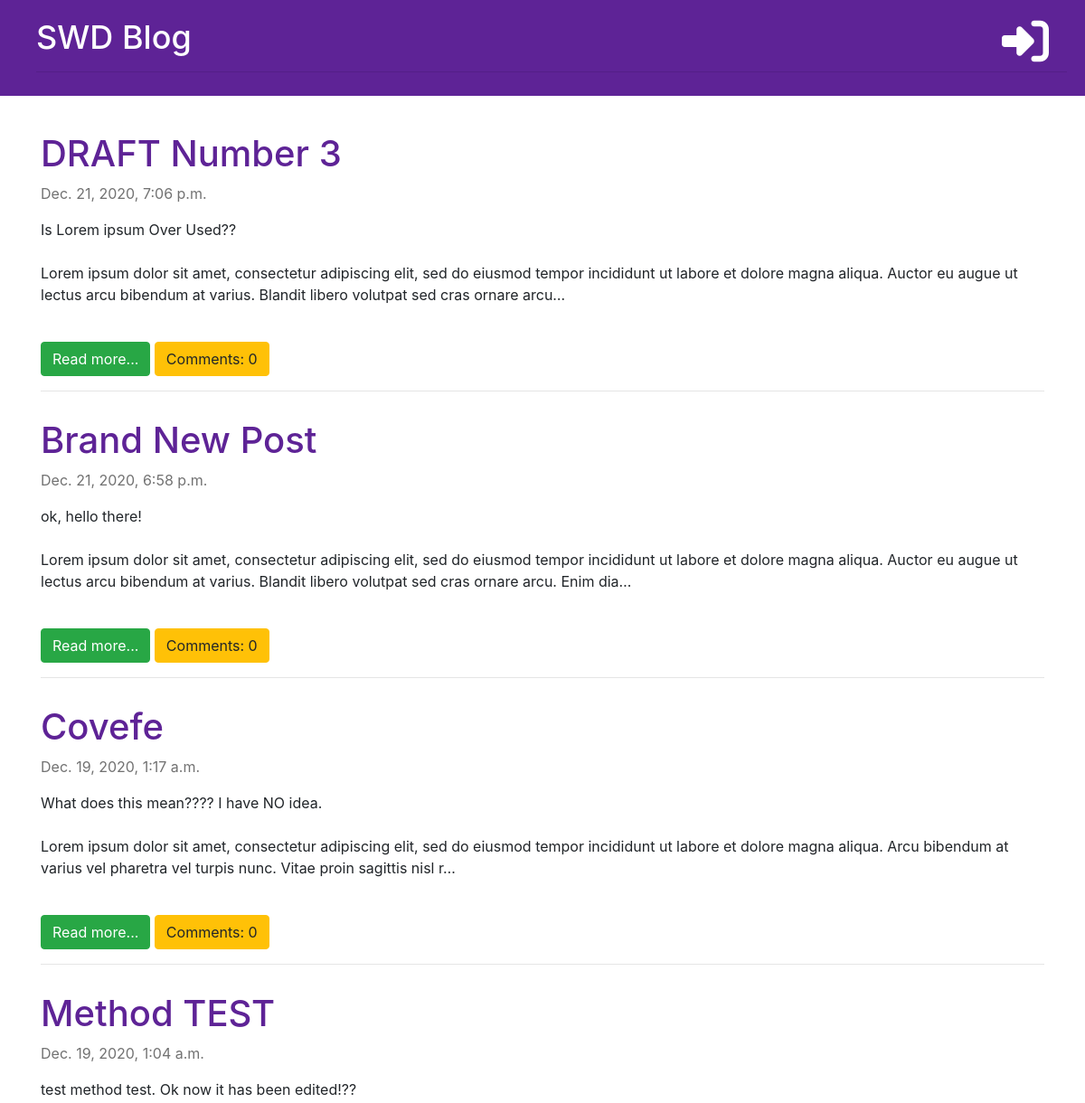
The app's page / (upper part), older data.
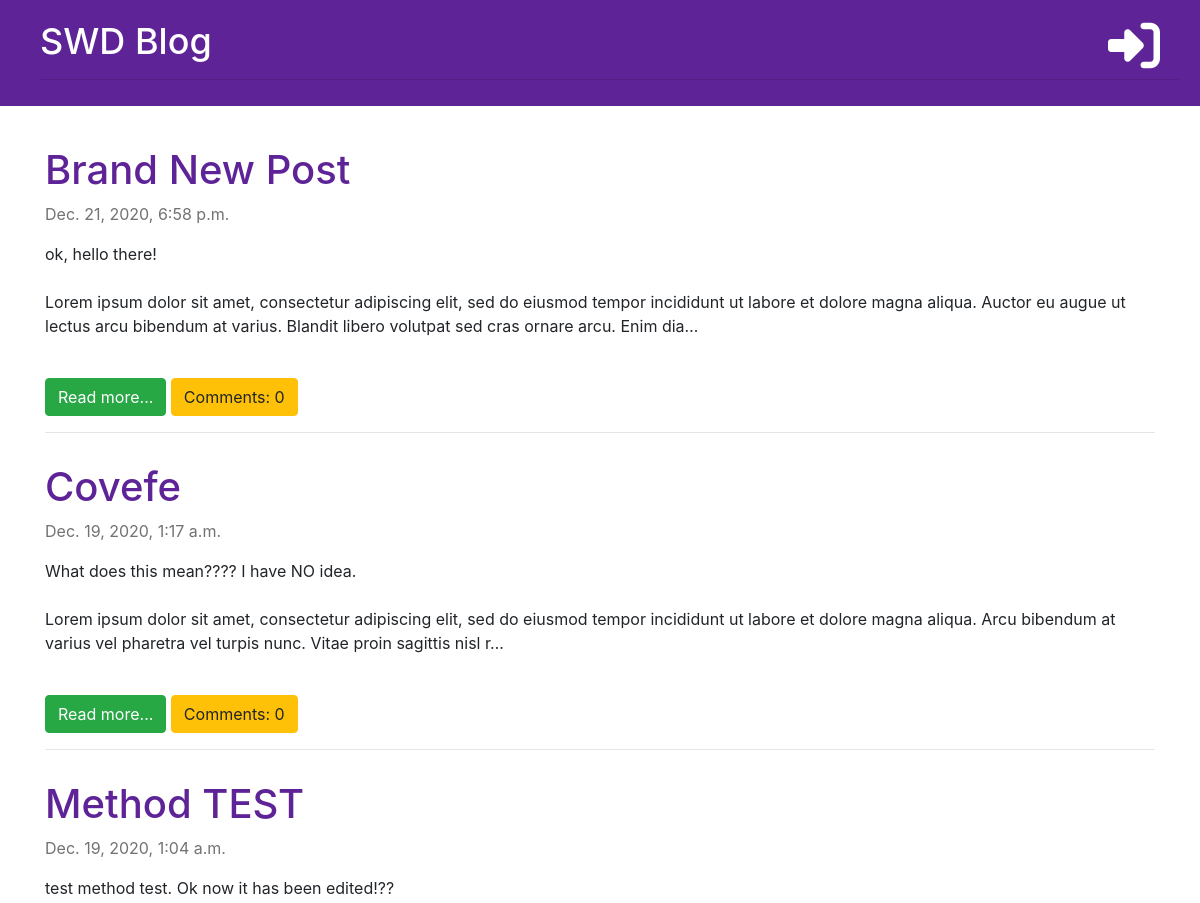
The same page, newer data.
### blog/models.py (models this page shows, shortened)
class Post(models.Model):
    author = models.ForeignKey('auth.User', on_delete=models.CASCADE)
    title = models.CharField(max_length=200)
    text = models.TextField()
    created_date = models.DateTimeField(default=timezone.now)
    published_date = models.DateTimeField(blank=True, null=True)
    def approved_comments(self):
        return self.comments.filter(approved=True)

### blog/views.py (the view)
# urls.py: path('', views.post_list, name='post_list'),
def post_list(request):
    posts = Post.objects.filter(
        published_date__lte=timezone.now()).order_by('-published_date')
    stuff_for_frontend = {'posts': posts}
    return render(request, 'blog/post_list.html', stuff_for_frontend)

### blog/templates/blog/post_list.html (shortened to what this page needs)
{% extends 'blog/base.html' %}
{% block content %}
    {% for post in posts %}
    <div class="post">
        <h1><a href="{% url 'post_detail' pk=post.pk %}">{{ post.title }}</a></h1>
        <p class="published-date">{{ post.published_date }}</p>
        <p>{{ post.text|truncatechars:250|linebreaksbr }}</p>
        <br>
        <a href="{% url 'post_detail' pk=post.pk %}"><div class="btn btn-success">Read more...</div></a>
        <a href="{% url 'post_detail' pk=post.pk %}"><div class="btn btn-warning">Comments: {{ post.approved_comments.count }}</div></a>
        <hr>
    </div>
    {% endfor %}
{% endblock %}

Row changes from the older to the newer data that the page shows:
no longer on this page (row edited): Post: title "DRAFT Number 3", published_date "Dec. 21, 2020, 7:06 p.m.", text "Is Lorem ipsum Over Used?? Lorem ipsum dolor sit amet, consectetur adipiscing elit, sed do eiusmod tempor incididunt ut labore et dolore magna aliqua. Auctor eu augue ut lectus arcu bibendum at varius. Blandit libero volutpat sed cras ornare arcu…", approved_comments.count "0"
